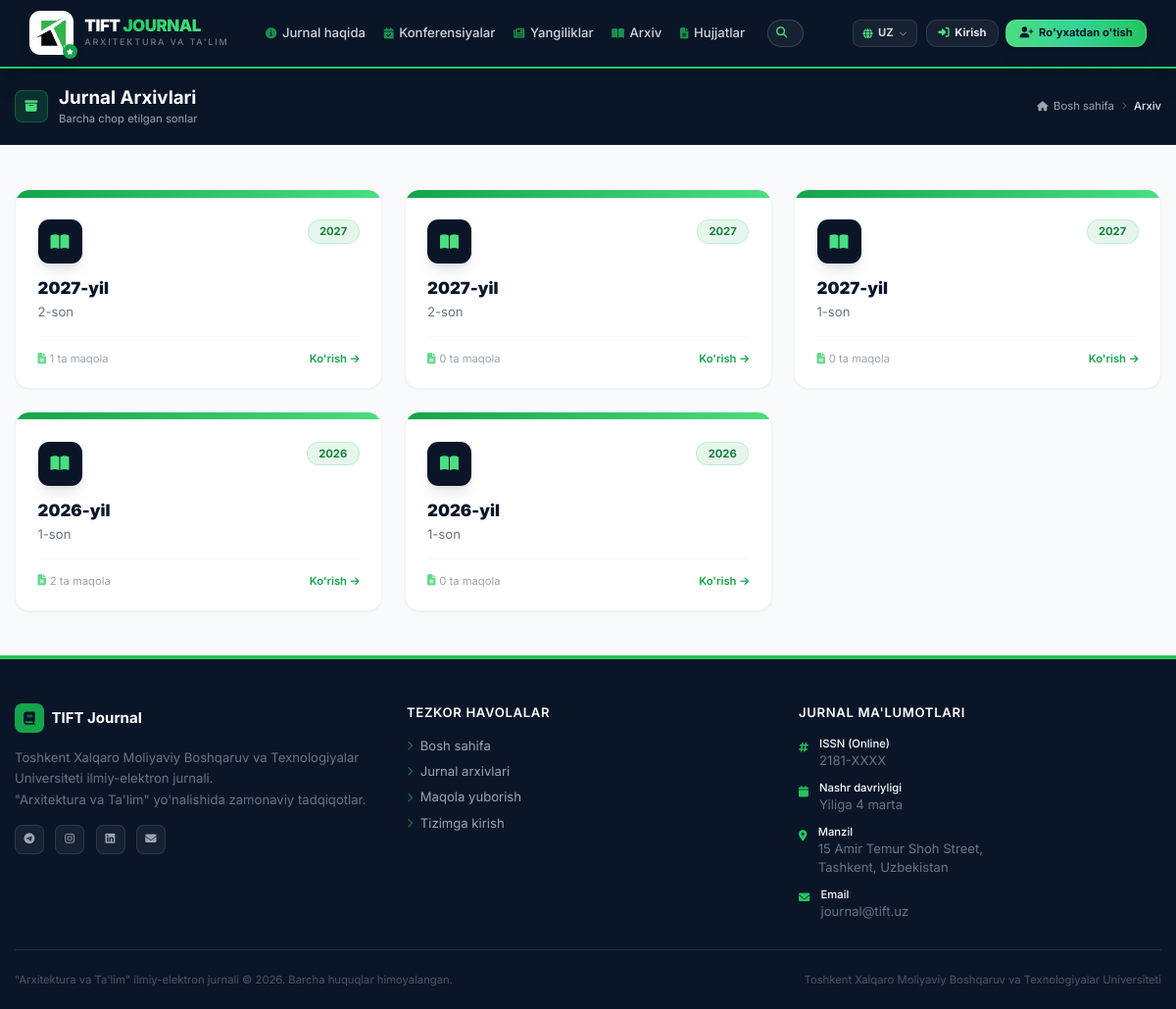
Page /archive/ on the committed database.
### journal/models.py (models this page shows, shortened)
class JournalIssue(models.Model):
    volume = models.PositiveIntegerField(verbose_name="Jurnal jildi (Volume)")
    number = models.PositiveIntegerField(verbose_name="Jurnal soni (Issue)")
    year = models.PositiveIntegerField(verbose_name="Chop etilgan yili")
    period = models.CharField(max_length=100, blank=True, null=True, verbose_name="Davri (Masalan: 1-chorak, Yanvar-Mart)")
    cover_image = models.ImageField(upload_to='issues/', blank=True, null=True, verbose_name="Oldi muqovasi (rasmi)")
    back_cover_image = models.ImageField(upload_to='issues/', blank=True, null=True, verbose_name="Orqa muqovasi (rasmi)")
    editorial_doc = models.FileField(upload_to='issues_docs/', blank=True, null=True, verbose_name="Muqova va Tahririyat Word hujjati (.docx)", help_text="Word (.docx) fayl. Nashr boshidagi muqova va tahririyat a'zolari sahifasi uchun.")
    full_pdf = models.FileField(upload_to='issues_pdf/', blank=True, null=True, verbose_name="To'liq to'plam (PDF)")
    is_published = models.BooleanField(default=False, verbose_name="Saytda ko'rsatish")
    created_at = models.DateTimeField(auto_now_add=True)
    class Meta:
        ordering = ['-year', '-volume', '-number']
        verbose_name = "Jurnal soni"
        verbose_name_plural = "Jurnal sonlari"

### journal/views.py (the view)
# urls.py: path('archive/', views.archive, name='archive'),
def archive(request):
    issues = JournalIssue.objects.all().order_by('-year', '-number')
    return render(request, 'archive.html', {'issues': issues})

### templates/archive.html (shortened to what this page needs)
{% extends 'base.html' %}
{% load static i18n %}
{% block content %}
<div class="bg-navy-900 text-white py-5 relative overflow-hidden border-b border-navy-800">
    <div class="absolute inset-0 opacity-5"
         style="background-image: linear-gradient(rgba(255,255,255,0.1) 1px, transparent 1px),
                linear-gradient(90deg, rgba(255,255,255,0.1) 1px, transparent 1px);
                background-size: 30px 30px;"></div>
    <div class="site-container px-4 relative flex flex-col md:flex-row md:items-center justify-between gap-3">
        <div class="flex items-center gap-3">
            <div class="w-9 h-9 bg-green-600/20 border border-green-500/30 rounded-lg flex items-center justify-center flex-shrink-0">
                <i class="fas fa-archive text-green-400 text-sm"></i>
            </div>
            <div>
                <h1 class="text-xl font-bold text-white leading-tight">{% trans "Jurnal Arxivlari" %}</h1>
                <p class="text-gray-400 text-xs mt-0.5">{% trans "Barcha chop etilgan sonlar" %}</p>
            </div>
        </div>
        <nav class="flex items-center gap-2 text-xs text-gray-400">
            <a href="{% url 'index' %}" class="hover:text-green-400 transition-colors flex items-center gap-1.5">
                <i class="fas fa-home text-[10px]"></i> {% trans "Bosh sahifa" %}
            </a>
            <i class="fas fa-chevron-right text-[8px] text-gray-600"></i>
            <span class="text-gray-200 font-medium">{% trans "Arxiv" %}</span>
        </nav>
    </div>
</div>
<div class="site-container px-4 py-12">
    {% if issues %}
        <div class="grid grid-cols-1 sm:grid-cols-2 lg:grid-cols-3 xl:grid-cols-4 gap-6">
            {% for issue in issues %}
                <a href="{% url 'issue_detail' issue.pk %}"
                   class="bg-white rounded-2xl border border-gray-100 shadow-sm card-hover overflow-hidden group block">
                    <div class="h-2 bg-gradient-to-r from-green-600 to-green-400"></div>
                    <div class="p-6">
                        <div class="flex items-start justify-between mb-4">
                            <div class="w-12 h-12 bg-navy-900 rounded-xl flex items-center justify-center shadow-lg">
                                <i class="fas fa-book-open text-green-400 text-lg"></i>
                            </div>
                            <span class="bg-green-600/10 text-green-700 border border-green-500/20 text-xs font-bold px-3 py-1 rounded-full">
                                {{ issue.year }}
                            </span>
                        </div>
                        <h3 class="font-black text-navy-900 text-lg leading-tight group-hover:text-green-700 transition-colors">
                            {{ issue.year }}-yil
                        </h3>
                        <p class="text-gray-500 text-sm mt-1">{{ issue.number }}-son</p>
                        <div class="mt-4 pt-4 border-t border-gray-50 flex items-center justify-between">
                            <span class="text-xs text-gray-400 flex items-center gap-1">
                                <i class="fas fa-file-alt text-green-500/70"></i>
                                {{ issue.articles.count }} ta maqola
                            </span>
                            <span class="text-green-600 text-xs font-semibold flex items-center gap-1 group-hover:gap-2 transition-all">
                                {% trans "Ko'rish" %} <i class="fas fa-arrow-right text-[10px]"></i>
                            </span>
                        </div>
                    </div>
                </a>
            {% endfor %}
        </div>
    {% endif %}
</div>
{% endblock %}

### rows in the picture
JournalIssue: year "2027", number "2", articles.count "1"
JournalIssue: year "2027", number "2", articles.count "0"
JournalIssue: year "2027", number "1", articles.count "0"
JournalIssue: year "2026", number "1", articles.count "2"
JournalIssue: year "2026", number "1", articles.count "0"
